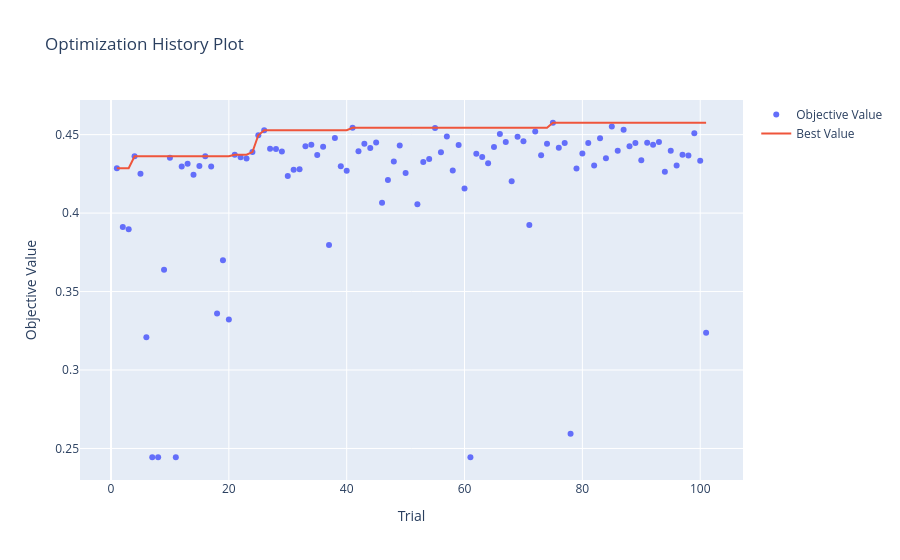
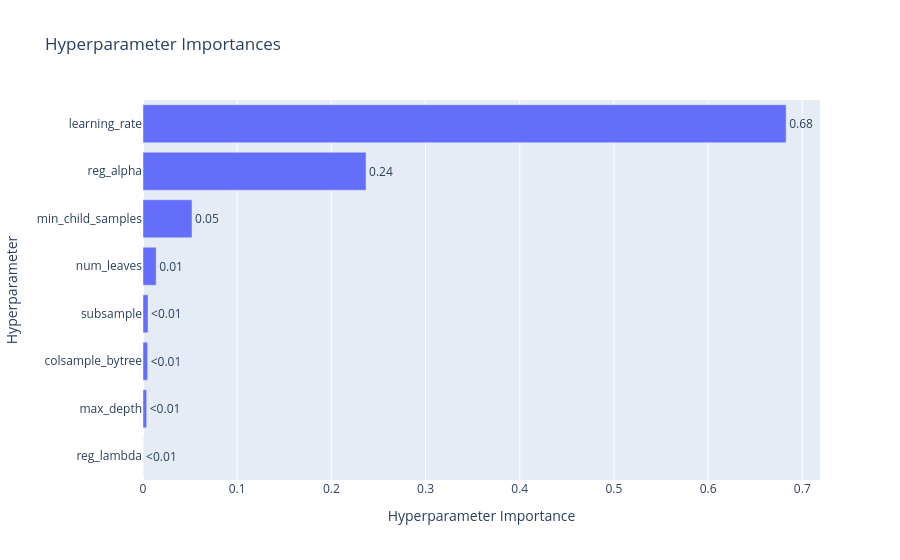
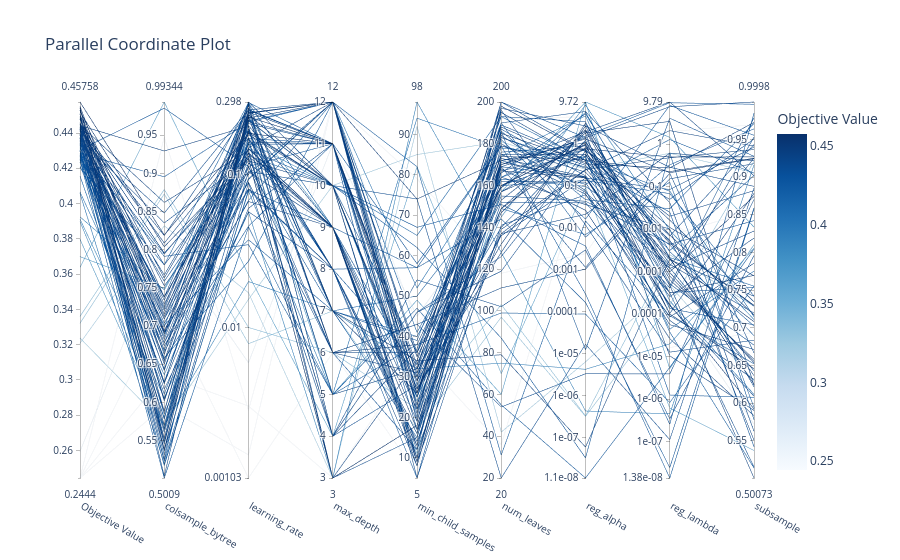

Notebook cell for these charts, in order:
### Markdown cell above
### 3.4 Visualizaciones de Optuna [0.2 Puntos]

Optuna provee visualizaciones interactivas para analizar el proceso de optimización.

**To-do:**
- [x] Graficar el historial de optimización (`plot_optimization_history`).
- [x] Graficar la importancia de hiperparámetros (`plot_param_importances`).
- [x] Graficar una visualización del comportamiento de los hiperparámetros (`plot_parallel_coordinate`)

### Code cell
from optuna.visualization import plot_optimization_history, plot_parallel_coordinate, plot_param_importances

fig = plot_optimization_history(study)
fig.show()

fig = plot_param_importances(study)
fig.show()

fig = plot_parallel_coordinate(study)
fig.show()
